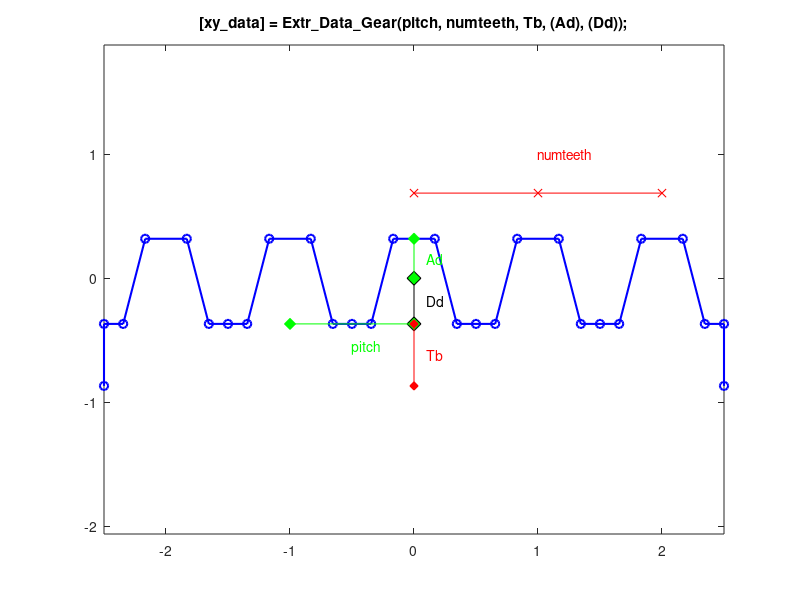

The MATLAB script that drew this image:
function [xy_data] = Extr_Data_Rack(pitch, numteeth, Tb, varargin)
% EXTR_DATA_GEAR Produce extrusion data for a involute tooth rack cross-section 
% as a set of vertices. The pressure angle is assumed to be 14.5 deg.
%   [xy_data] = Extr_Data_Rack(pitch, numteeth, Tb, varargin)
%   This function returns x-y data for an involute tooth rack.
%   You can specify:
%       pitch     - Teeth Pitch 
%       numteeth  - Number of teeth
%       Tb        - thickness of base of rack
%       4th Input - Addendum
%       5th Input - Dedendum
% 
% The rack profile is centered about the origin with the origin lying on 
% the pitch line.

% Copyright 2012-2016 The MathWorks, Inc.

Ap = 14.5*pi/180; % Pressure Angle
showplot = 'n';

% DEFAULT DATA TO SHOW DIAGRAM
if (nargin == 0)
    pitch = 1;
    numteeth = 5;
    Tb = 0.5;
end
% CALCULATE DEFAULTS BASED ON REQUIRED PARAMETERS
Ad = pitch/pi;
Dd = 1.157*Ad;

% CHECK IF PLOT REQUESTED OR Ad SPECIFIED
if nargin==4
    if ischar(varargin{1})   % PLOT REQUESTED
        showplot = varargin;
    else
        Ad = varargin{1};    % Ad SPECIFIED
    end
    Dd = 1.157*Ad;           % RECALCULATE Dd DEFAULT
end

% CHECK IF PLOT REQUESTED OR Dd SPECIFIED
if nargin==5
    Ad = varargin{1};       % Ad SPECIFIED
    if ischar(varargin{2})  % PLOT REQUESTED
        showplot = varargin{2};
    else
        Dd = varargin{2};   % Dd SPECIFIED
    end
end

if nargin==6
    Ad = varargin{1};       % Ad SPECIFIED
    Dd = varargin{2};       % Dd SPECIFIED
    if ischar(varargin{3})  % PLOT REQUESTED
        showplot = varargin{3};
    end
end

% Generate single tooth profile
x1 = pitch/4-Dd/tan(pi/2-Ap);
x2 = pitch/4+Ad/tan(pi/2-Ap);
tooth_profile = [0    0; 
                 x1   0;
                 x2   Ad+Dd;
                 pitch-x2 Ad+Dd;
                 pitch-x1 0];
    
% Repeat teeth             
rack_profile = [0 -Tb; tooth_profile];             
for idx=2:numteeth
    tooth_profile(:,1) = tooth_profile(:,1) + pitch; 
    rack_profile = [rack_profile; tooth_profile];
end
rack_profile = [rack_profile; numteeth*pitch 0; numteeth*pitch -Tb];       

% Center rack profile
rack_profile(:,1) = rack_profile(:,1) - numteeth*pitch/2;
rack_profile(:,2) = rack_profile(:,2) - Dd;

xy_data = flipud(rack_profile);

if (nargin == 0 || strcmpi(showplot,'plot'))
    % PLOT EXTRUSION
    plot(xy_data(:,1),xy_data(:,2),'b-o','LineWidth',1.5);
    axis('equal');
    
    % SHOW PARAMETERS
    hold on

    plot([0 0],[0 -Dd],'k-d','MarkerFaceColor','k','MarkerSize',10);
    text(0.1*pitch,-Dd/2,'Dd');

    plot([0 0],[0 Ad],'g-d','MarkerFaceColor','g','MarkerSize',8);
    text(0.1*pitch,Ad/2, '{\color{green}Ad}');

    plot([0 -pitch],[-Dd -Dd],'g-d','MarkerFaceColor','g','MarkerSize',8);
    text(-pitch/2,-3*Dd/2, '{\color{green}pitch}');

    teeth_pts = [0 pitch 2*pitch];
    plot(teeth_pts,(Dd+Ad)*ones(size(teeth_pts)),'r-x','MarkerFaceColor','r');
    text(pitch,Dd+2*Ad,'{\color{red}numteeth}');

	plot([0 0],[-Dd -Dd-Tb],'r-d','MarkerFaceColor','r','MarkerSize',6);
    text(0.1*pitch,-Dd-Tb/2,'{\color{red}Tb}');
    
    title('[xy\_data] = Extr\_Data\_Gear(pitch, numteeth, Tb, (Ad), (Dd));');
    hold off
    
    clear xy_data
end
